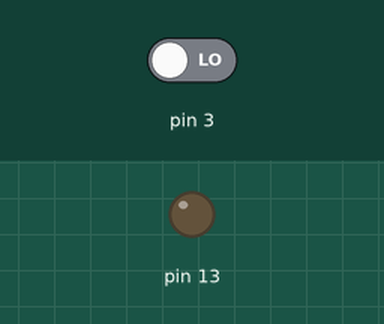
A sketch run on a simulated Arduino Uno, built with avr-gcc and run on an emulated ATmega328P. Parts: output pins drawn as LEDs (lit = HIGH). The test bench sets the inputs (shaded band); at power-on: pin 3 LOW.

Above: at 1.2 s.
1.3 s: pin 3 driven HIGH
At 2.3 s:
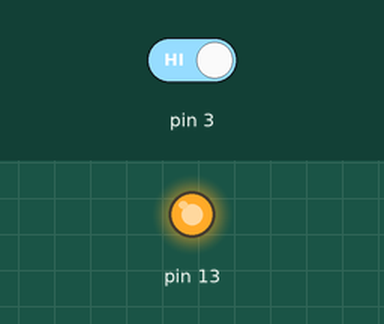
Timing chart, 0 to 4.3 s (numbered marks = the images above; inputs shaded):
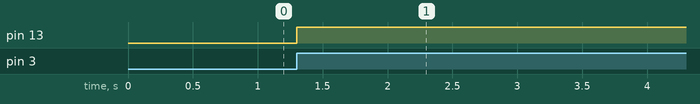

Measured:
- after the input at 1.3 s, pin 13: LOW → HIGH at once

The sketch:

btn_togyjm.ino
```cpp
int count=0;
int toggle=0;
void setup() {
  pinMode(3,INPUT);
  pinMode(13,OUTPUT);

}

void loop() {
    int nInput=digitalRead(3);
   while(nInput==0){
    if(toggle%2==0){
      count=1;


    }
    else if(toggle%2==1){
      count=0;

    }
    toggle++;
    delay(150);
    break;
   }
    while(nInput==0){
      nInput=digitalRead(3);
      continue;
   }


   if(nInput==1){

    if(count==1){
      digitalWrite(13,HIGH);

    }
   else if(count==0){
      digitalWrite(13,LOW);

   }
   }

}
```
